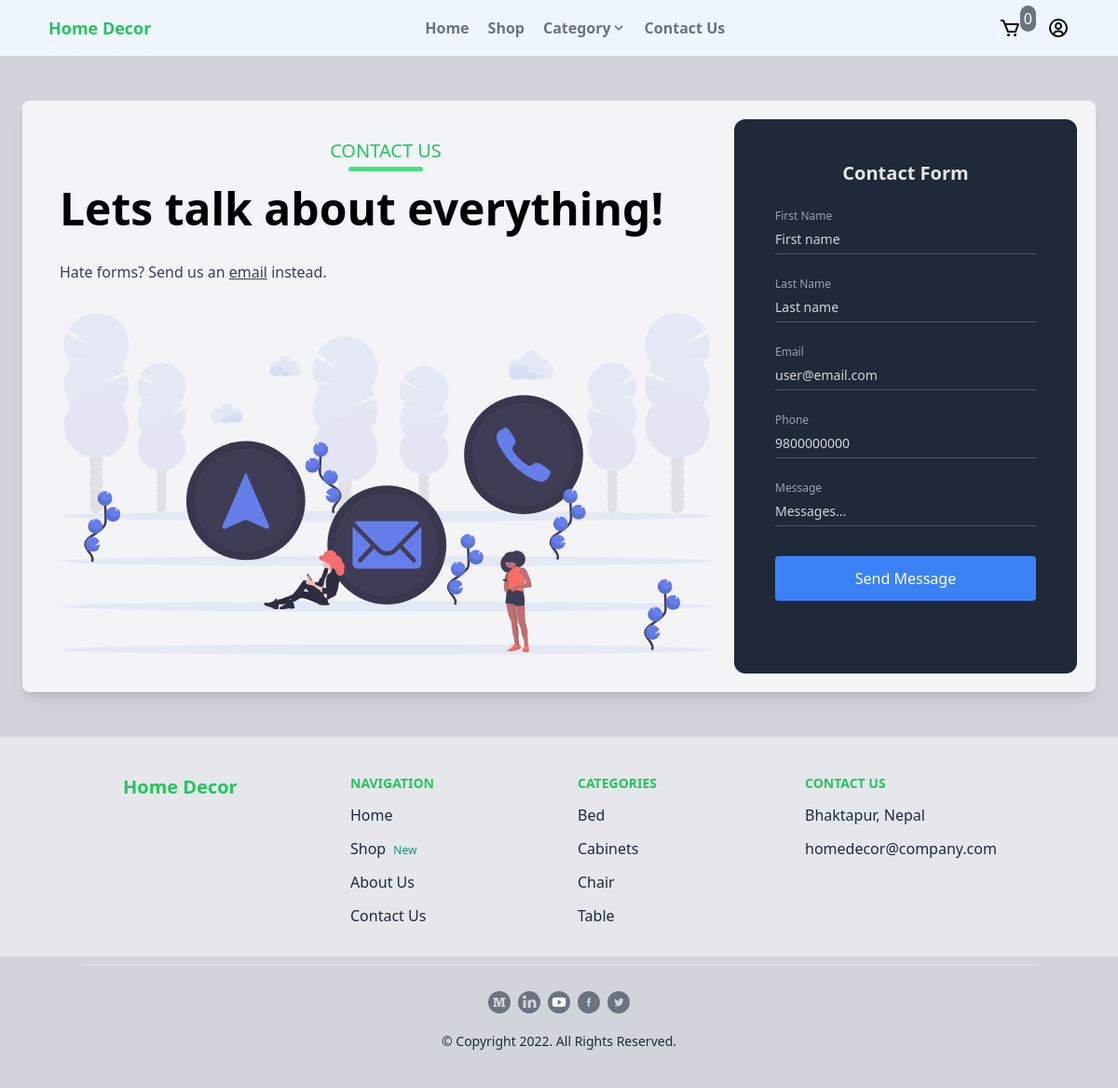
Page /contact/ on the committed database.
### product/models.py (models this page shows, shortened)
class Category(models.Model):
    name = models.CharField(max_length=255)
    slug = models.SlugField()
    image = models.ImageField(upload_to="category")
    class Meta:
        ordering = ('name',)
        verbose_name_plural = 'categories'

### core/views.py (the view)
# urls.py: path('contact/',contact, name= "contact"),
def contact(request):
    categories = Category.objects.all()
    return render(request,'core/contact.html',{"categories":categories})

### cart/cart.py (called while the page is built)
    def __len__(self):
        return sum(item['quantity'] for item in self.cart.values())

### cart/context_processors.py (called while the page is built)
def cart(request):
    return {'cart': Cart(request)}

### templates/core/contact.html (shortened to what this page needs)
{% extends 'core/base.html' %}
{% block content %}
<div class=" bg-gray-300">
    <div class="py-12">
        <div class="max-w-md mx-auto bg-gray-100 shadow-lg rounded-lg  md:max-w-6xl">
            <div class="md:flex ">
                <div class="w-full p-4 px-5 py-5">
                    <div class="md:grid md:grid-cols-3 gap-1 ">
                        <div class="col-span-2 p-5">
                            <h1 class="text-xl font-medium uppercase title relative pb-2 text-green-500 text-center mb-4">Contact Us</h1>
                            <div class="flex flex-col justify-between">
                                <div>
                                  <h2 class="text-4xl lg:text-5xl font-bold leading-tight">Lets talk about everything!</h2>
                                  <div class="text-gray-700 mt-8">
                                    Hate forms? Send us an <span class="underline">email</span> instead.
                                  </div>
                                </div>
                                <div class="mt-8 text-center">
                                </div>
                              </div>
                        </div>
                        <div class=" p-5 bg-gray-800 rounded-xl overflow-visible">
                            <div class="w-full p-6 rounded-xl">
                                <h1 class="text-xl font-bold text-center text-gray-200">Contact Form</h1>
                                <form class="space-y-3" method="post" action=".">
                                    <div class="flex justify-center flex-col pt-3">
                                        <label class="text-xs text-gray-400 ">First Name</label>
                                        <input type="text"
                                            class="focus:outline-none w-full h-6 bg-gray-800 text-white placeholder-gray-300 text-sm border-b border-gray-600 py-4"
                                            placeholder="First name">
                                    </div>
                                    <div class="flex justify-center flex-col pt-3">
                                        <label class="text-xs text-gray-400 ">Last Name</label>
                                        <input type="text"
                                            class="focus:outline-none w-full h-6 bg-gray-800 text-white placeholder-gray-300 text-sm border-b border-gray-600 py-4"
                                            placeholder="Last name">
                                    </div>
                                    <div class="flex justify-center flex-col pt-3">
                                        <label class="text-xs text-gray-400 ">Email</label>
                                        <input type="email"
                                            class="focus:outline-none w-full h-6 bg-gray-800 text-white placeholder-gray-300 text-sm border-b border-gray-600 py-4"
                                            placeholder="user@email.com">
                                    </div>
                                    <div class="flex justify-center flex-col pt-3">
                                        <label class="text-xs text-gray-400 ">Phone</label>
                                        <input type="phone"
                                            class="focus:outline-none w-full h-6 bg-gray-800 text-white placeholder-gray-300 text-sm border-b border-gray-600 py-4"
                                            placeholder="9800000000">
                                    </div>
                                    <div class="flex justify-center flex-col pt-3">
                                        <label class="text-xs text-gray-400 ">Message</label>
                                        <input type="text"
                                            class="focus:outline-none w-full h-6 bg-gray-800 text-white placeholder-gray-300 text-sm border-b border-gray-600 py-4"
                                            placeholder="Messages... ">
                                    </div>
                                    <div>
                                        <button class="mt-5 h-12 w-full bg-blue-500 rounded focus:outline-none text-white hover:bg-blue-600"><a
                                                type="submit"> Send Message</a></button>
                                    </div>
                                </form>
                            </div>
                        </div>
                    </div>
                </div>
            </div>
        </div>
    </div>
</div>
{% endblock %}

### templates/core/base.html (shortened to what this page needs)
{% load static %}
<!DOCTYPE html>
<html lang="en">
<head>
    <link rel="stylesheet" href="{% static 'css/output.css' %}">
    <link rel="stylesheet" href="{% static 'css/script.css' %}">
    <script src="https://cdn.tailwindcss.com"></script>
</head>
<body>
    <header>
        <nav class="bg-blue-50 shadow-lg">
          <div class="max-w-6xl mx-auto px-5">
            <div class="flex justify-between">
              <div class="flex space-x-8">
                <div class="flex items-center">
                  <a href="/" class="flex items-center py-4 px-2">
                    <span class="font-semibold text-green-500 text-lg">Home Decor</span>
                  </a>
                </div>
              </div>
              <ul class="hidden md:flex items-center space-x-1">
                <li><a href="/" class="navbar-item">Home</a></li>
                <li><a href="{% url 'shop' %}" class="navbar-item">Shop</a></li>
                <li>
                  <div class="group inline-block relative">
                    <button class="navbar-item flex items-center">
                      <span>Category</span>
                      <span><svg class="fill-current h-4 w-4" xmlns="http://www.w3.org/2000/svg" viewBox="0 0 20 20">
                          <path d="M9.293 12.95l.707.707L15.657 8l-1.414-1.414L10 10.828 5.757 6.586 4.343 8z" />
                        </svg></span>
                    </button>
                  </div>
                </li>
                <li><a href="{% url 'contact' %}" class="navbar-item">Contact Us</a></li>
              </ul>
              <ul class="flex items-center space-x-3">
                <li
                    class="relative py-2 px-2 font-medium text-gray-500 rounded-3xl hover:bg-green-500 hover:text-white transition duration-300"
                    hx-get="{% url 'hx_menu_cart' %}"
                    hx-trigger = "update-menu-cart from:body"
                    hx-swap="innerHTML"
                >
                  {% include 'cart/menu_cart.html' %}
                </li>
                {% if user.is_authenticated %}
                <li
                    class="group inline-block relative py-2 px-2 font-medium text-gray-500 rounded-3xl hover:bg-green-500 hover:text-white transition duration-300">
                    <a href="" class="">
                        <svg xmlns="http://www.w3.org/2000/svg" width="24" height="24"
                            style="fill: rgba(0, 0, 0, 1);transform: ;msFilter:;">
                            <path
                                d="M12 2A10.13 10.13 0 0 0 2 12a10 10 0 0 0 4 7.92V20h.1a9.7 9.7 0 0 0 11.8 0h.1v-.08A10 10 0 0 0 22 12 10.13 10.13 0 0 0 12 2zM8.07 18.93A3 3 0 0 1 11 16.57h2a3 3 0 0 1 2.93 2.36 7.75 7.75 0 0 1-7.86 0zm9.54-1.29A5 5 0 0 0 13 14.57h-2a5 5 0 0 0-4.61 3.07A8 8 0 0 1 4 12a8.1 8.1 0 0 1 8-8 8.1 8.1 0 0 1 8 8 8 8 0 0 1-2.39 5.64z">
                            </path>
                            <path
                                d="M12 6a3.91 3.91 0 0 0-4 4 3.91 3.91 0 0 0 4 4 3.91 3.91 0 0 0 4-4 3.91 3.91 0 0 0-4-4zm0 6a1.91 1.91 0 0 1-2-2 1.91 1.91 0 0 1 2-2 1.91 1.91 0 0 1 2 2 1.91 1.91 0 0 1-2 2z">
                            </path>
                        </svg>
                    </a>
                    <ul class="absolute right-2 text-sm pt-5 hidden text-gray-700 group-hover:block z-10">
                        <li>
                            <a href="{% url 'profile' %}" class="dropdown-item-user">{{ user.username}}</a>
                        </li>
                        <li>
                            <a  href="{% url 'edit_profile' %}" class="dropdown-item-user">Edit Profile</a>
                        </li>
                        <li>
                            <a href="{% url 'logout' %}" class="dropdown-item-user">Log out</a>
                        </li>
                    </ul>
                </li>
                {% else %}
                <li
                    class="group inline-block relative py-2 px-2 font-medium text-gray-500 rounded-3xl hover:bg-green-500 hover:text-white transition duration-300">
                    <a href="" class="">
                    </a>
                </li>
                {% endif %}
              </ul>
            </div>
          </div>
        </nav>
      </header>
    <main>
        {% block content %}
        {% endblock %}
    </main>
<footer>
    <div class="bg-gray-200 pt-5">
      <div class="max-w-screen-lg px-4 sm:px-6 text-gray-800 sm:grid md:grid-cols-4 sm:grid-cols-2 mx-auto">
        <div class="p-5">
          <h3 class="font-bold text-xl text-green-500">Home Decor</h3>
        </div>
         <div class="p-5">
            <div class="text-sm uppercase text-green-500 font-bold">Navigation</div>
            <a class="my-3 block hover:translate-x-2 hover:font-semibold  hover:text-green-500 duration-100" href="/">Home</a>
            <a class="my-3 block hover:translate-x-2 hover:font-semibold  hover:text-green-500 duration-100" href="{% url 'shop' %}">Shop <span class="text-teal-600 text-xs p-1">New</span></a>
            <a class="my-3 block hover:translate-x-2 hover:font-semibold  hover:text-green-500 duration-100" href="/#">About Us</a>
            <a class="my-3 block hover:translate-x-2 hover:font-semibold  hover:text-green-500 duration-100" href="/#">Contact Us</a>
         </div>
         <div class="p-5">
            <div class="text-sm uppercase text-green-500 font-bold">Categories</div>
             {% for cat in categories %}
                 <a href="{% url 'shop' %}?category={{ cat.slug }}" class="my-3 block hover:translate-x-2 hover:font-semibold  hover:text-green-500 duration-100">{{ cat.name }}</a>
             {% endfor %}
         </div>
         <div class="p-5">
            <div class="text-sm uppercase text-green-500 font-bold">Contact us</div>
            <a class="my-3 block" href="/#">Bhaktapur, Nepal <span class="text-teal-600 text-xs p-1"></span></a>
            <a class="my-3 block" href="/#">homedecor@company.com <span class="text-teal-600 text-xs p-1"></span></a>
         </div>
      </div>
    </div>
</footer>
  <div class="bg-gray-300 pt-2">
    <div class="flex pb-5 px-3 m-auto pt-5 border-t text-gray-800 text-sm flex-col
       max-w-screen-lg items-center">
       <div class="md:flex-auto md:flex-row-reverse mt-2 flex-row flex">
          <a href="/#" class="w-6 mx-1">
          </a>
          <a href="/#" class="w-6 mx-1">
          </a>
          <a href="/#" class="w-6 mx-1">
          </a>
          <a href="/#" class="w-6 mx-1">
          </a>
          <a href="/#" class="w-6 mx-1">
          </a>
       </div>
       <div class="my-5">© Copyright 2022. All Rights Reserved.</div>
    </div>
  </div>
</body>
</html>

### static/css/script.css (style rules this page uses)
.title:after { content: ""; @apply bg-green-400; width: 80px; height: 5px; border-radius: 5px; position: absolute; bottom: 0; left: 50%; transform: translateX(-50%); }

### rows in the picture
Category: name "Bed"
Category: name "Cabinets"
Category: name "Chair"
Category: name "Table"

### other values in the picture
{{ cart|length }} "0"
